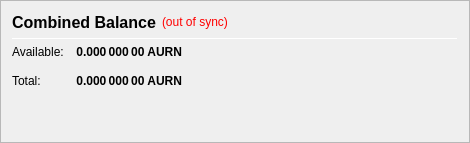
                   <widget class="QFrame" name="frame_CombinedBalances">
                    <property name="minimumSize">
                     <size>
                      <width>470</width>
                      <height>0</height>
                     </size>
                    </property>
                    <property name="frameShape">
                     <enum>QFrame::StyledPanel</enum>
                    </property>
                    <property name="frameShadow">
                     <enum>QFrame::Raised</enum>
                    </property>
                    <layout class="QVBoxLayout" name="verticalLayout_5">
                     <item>
                      <layout class="QHBoxLayout" name="horizontalLayout_5" stretch="0,0,0">
                       <item>
                        <widget class="QLabel" name="label_5z">
                         <property name="minimumSize">
                          <size>
                           <width>0</width>
                           <height>20</height>
                          </size>
                         </property>
                         <property name="font">
                          <font>
                           <pointsize>12</pointsize>
                           <weight>75</weight>
                           <bold>true</bold>
                          </font>
                         </property>
                         <property name="toolTip">
                          <string>Combined Balance (including unconfirmed and immature coins)</string>
                         </property>
                         <property name="text">
                          <string>Combined Balance</string>
                         </property>
                        </widget>
                       </item>
                       <item>
                        <widget class="QLabel" name="labelWalletStatus">
                         <property name="cursor">
                          <cursorShape>WhatsThisCursor</cursorShape>
                         </property>
                         <property name="toolTip">
                          <string>The displayed information may be out of date. Your wallet automatically synchronizes with the auryn network after a connection is established, but this process has not completed yet.</string>
                         </property>
                         <property name="styleSheet">
                          <string notr="true">QLabel { color: red; }</string>
                         </property>
                         <property name="text">
                          <string notr="true">(out of sync)</string>
                         </property>
                         <property name="alignment">
                          <set>Qt::AlignLeading|Qt::AlignLeft|Qt::AlignVCenter</set>
                         </property>
                        </widget>
                       </item>
                       <item>
                        <spacer name="horizontalSpacer_1">
                         <property name="orientation">
                          <enum>Qt::Horizontal</enum>
                         </property>
                         <property name="sizeHint" stdset="0">
                          <size>
                           <width>40</width>
                           <height>20</height>
                          </size>
                         </property>
                        </spacer>
                       </item>
                      </layout>
                     </item>
                     <item>
                      <widget class="Line" name="line_CombinedBalance">
                       <property name="minimumSize">
                        <size>
                         <width>0</width>
                         <height>1</height>
                        </size>
                       </property>
                       <property name="maximumSize">
                        <size>
                         <width>16777215</width>
                         <height>1</height>
                        </size>
                       </property>
                       <property name="orientation">
                        <enum>Qt::Horizontal</enum>
                       </property>
                      </widget>
                     </item>
                     <item>
                      <layout class="QGridLayout" name="gridLayout_3">
                       <property name="spacing">
                        <number>12</number>
                       </property>
                       <item row="1" column="0">
                        <widget class="QLabel" name="labelBalanceTextz">
                         <property name="text">
                          <string>Available:</string>
                         </property>
                        </widget>
                       </item>
                       <item row="1" column="1">
                        <widget class="QLabel" name="labelBalancez">
                         <property name="font">
                          <font>
                           <weight>75</weight>
                           <bold>true</bold>
                          </font>
                         </property>
                         <property name="cursor">
                          <cursorShape>IBeamCursor</cursorShape>
                         </property>
                         <property name="toolTip">
                          <string>Your current spendable balance</string>
                         </property>
                         <property name="text">
                          <string notr="true">0.000 000 00 AURN</string>
                         </property>
                         <property name="alignment">
                          <set>Qt::AlignRight|Qt::AlignTrailing|Qt::AlignVCenter</set>
                         </property>
                         <property name="textInteractionFlags">
                          <set>Qt::LinksAccessibleByMouse|Qt::TextSelectableByKeyboard|Qt::TextSelectableByMouse</set>
                         </property>
                        </widget>
                       </item>
                       <item row="2" column="0">
                        <widget class="QLabel" name="labelTotalTextz">
                         <property name="text">
                          <string>Total:</string>
                         </property>
                        </widget>
                       </item>
                       <item row="2" column="1">
                        <widget class="QLabel" name="labelTotalz">
                         <property name="font">
                          <font>
                           <weight>75</weight>
                           <bold>true</bold>
                          </font>
                         </property>
                         <property name="cursor">
                          <cursorShape>IBeamCursor</cursorShape>
                         </property>
                         <property name="toolTip">
                          <string>Total Balance, including all unavailable coins.</string>
                         </property>
                         <property name="text">
                          <string notr="true">0.000 000 00 AURN</string>
                         </property>
                         <property name="alignment">
                          <set>Qt::AlignRight|Qt::AlignTrailing|Qt::AlignVCenter</set>
                         </property>
                         <property name="textInteractionFlags">
                          <set>Qt::LinksAccessibleByMouse|Qt::TextSelectableByKeyboard|Qt::TextSelectableByMouse</set>
                         </property>
                        </widget>
                       </item>
                       <item row="2" column="3">
                        <spacer name="horizontalSpacer_2">
                         <property name="orientation">
                          <enum>Qt::Horizontal</enum>
                         </property>
                         <property name="sizeHint" stdset="0">
                          <size>
                           <width>40</width>
                           <height>20</height>
                          </size>
                         </property>
                        </spacer>
                       </item>
                      </layout>
                     </item>
                     <item>
                      <spacer name="verticalSpacer_1">
                       <property name="orientation">
                        <enum>Qt::Vertical</enum>
                       </property>
                       <property name="sizeHint" stdset="0">
                        <size>
                         <width>20</width>
                         <height>40</height>
                        </size>
                       </property>
                      </spacer>
                     </item>
                    </layout>
                   </widget>
